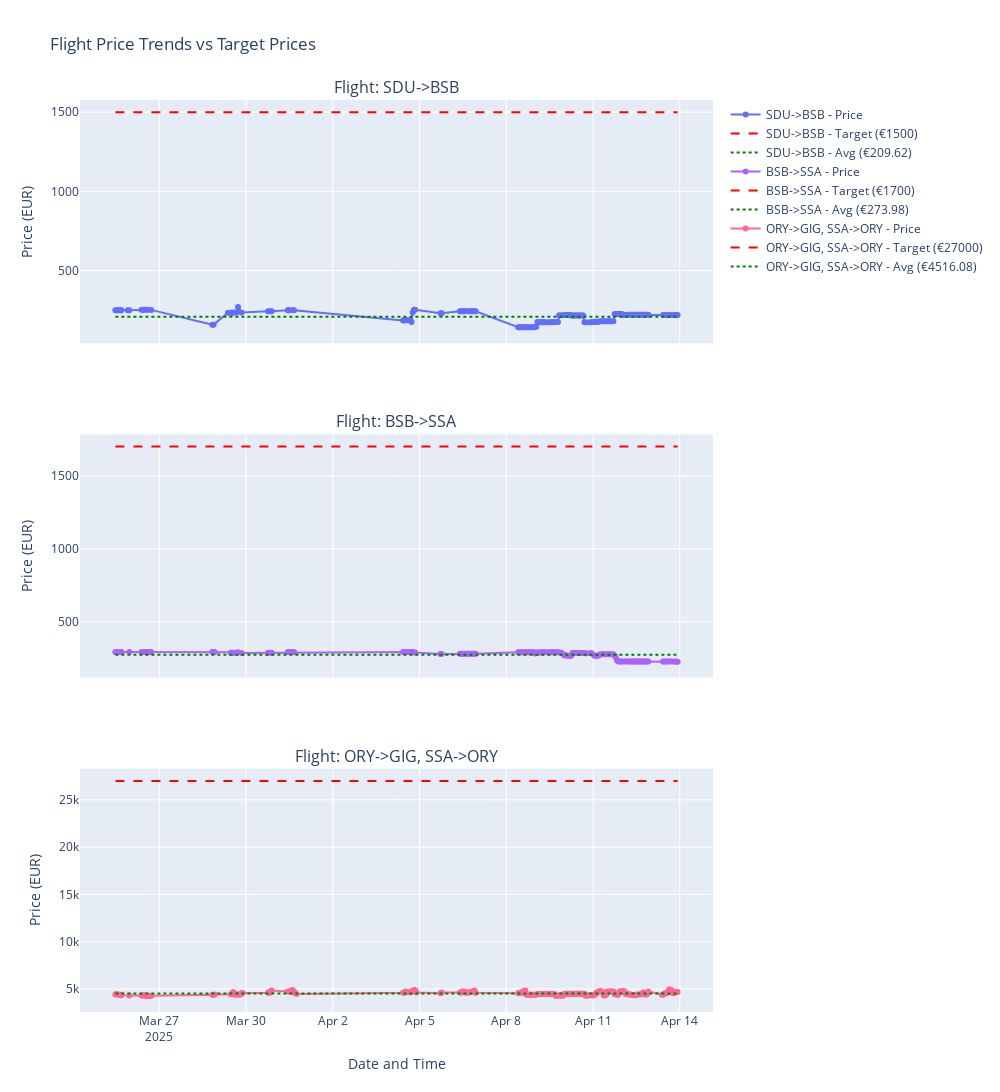

The code cell stored with this chart in its notebook:
### Markdown cell above
## Price Comparison with Target Prices

### Code cell
# Create a figure with subplots for each flight
fig = make_subplots(rows=len(unique_flights), cols=1,
                   subplot_titles=[f'Flight: {flight}' for flight in unique_flights],
                   shared_xaxes=True,
                   vertical_spacing=0.1)

# Add traces for each flight
for i, flight in enumerate(unique_flights):
    flight_data = df[df['Flight'] == flight]
    
    # Add line trace for price
    fig.add_trace(
        go.Scatter(x=flight_data['Datetime'], y=flight_data['Price_EUR'],
                  mode='lines+markers', name=f'{flight} - Price',
                  line=dict(width=2),
                  hovertemplate='Date: %{x|%Y-%m-%d %H:%M}<br>Price: €%{y:.2f}'),
        row=i+1, col=1
    )
    
    # Add horizontal line for target price
    target_price = flight_data['Target_Price'].iloc[0]
    fig.add_trace(
        go.Scatter(x=[flight_data['Datetime'].min(), flight_data['Datetime'].max()], 
                  y=[target_price, target_price], mode='lines',
                  name=f'{flight} - Target (€{target_price})',
                  line=dict(dash='dash', color='red'),
                  hoverinfo='skip'),
        row=i+1, col=1
    )
    
    # Add horizontal line for average price
    avg_price = flight_data['Price_EUR'].mean()
    fig.add_trace(
        go.Scatter(x=[flight_data['Datetime'].min(), flight_data['Datetime'].max()], 
                  y=[avg_price, avg_price], mode='lines',
                  name=f'{flight} - Avg (€{avg_price:.2f})',
                  line=dict(dash='dot', color='green'),
                  hoverinfo='skip'),
        row=i+1, col=1
    )

# Update layout
fig.update_layout(
    height=400*len(unique_flights),
    width=1000,
    title_text="Flight Price Trends vs Target Prices",
    showlegend=True,
    legend=dict(groupclick="toggleitem"),
    hovermode="closest",
    xaxis=dict(tickformat='%Y-%m-%d %H:%M')
)

# Update y-axes titles
for i in range(len(unique_flights)):
    fig.update_yaxes(title_text="Price (EUR)", row=i+1, col=1)

# Update x-axis title only for the bottom subplot
fig.update_xaxes(title_text="Date and Time", row=len(unique_flights), col=1)

# Show the plot
fig.show()

### Figure 1 — Plotly figure (JSON) as saved in the notebook; plotly's stock layout.template omitted (floating-point values rounded to 4 significant figures; data arrays with more than 128 entries replaced by an {"elided": "..."} marker saying what was removed)
{"data": [{"hovertemplate": "Date: %{x|%Y-%m-%d %H:%M}<br>Price: €%{y:.2f}", "line": {"width": 2}, "mode": "lines+markers", "name": "SDU->BSB - Price", "type": "scatter", "x": {"elided": "160 str values"}, "xaxis": "x", "y": {"elided": "160 float values"}, "yaxis": "y"}, {"hoverinfo": "skip", "line": {"color": "red", "dash": "dash"}, "mode": "lines", "name": "SDU->BSB - Target (€1500)", "type": "scatter", "x": ["2025-03-25T11:32:55", "2025-04-13T22:11:43"], "xaxis": "x", "y": [1500, 1500], "yaxis": "y"}, {"hoverinfo": "skip", "line": {"color": "green", "dash": "dot"}, "mode": "lines", "name": "SDU->BSB - Avg (€209.62)", "type": "scatter", "x": ["2025-03-25T11:32:55", "2025-04-13T22:11:43"], "xaxis": "x", "y": [209.6, 209.6], "yaxis": "y"}, {"hovertemplate": "Date: %{x|%Y-%m-%d %H:%M}<br>Price: €%{y:.2f}", "line": {"width": 2}, "mode": "lines+markers", "name": "BSB->SSA - Price", "type": "scatter", "x": {"elided": "163 str values"}, "xaxis": "x2", "y": {"elided": "163 float values"}, "yaxis": "y2"}, {"hoverinfo": "skip", "line": {"color": "red", "dash": "dash"}, "mode": "lines", "name": "BSB->SSA - Target (€1700)", "type": "scatter", "x": ["2025-03-25T11:33:10", "2025-04-13T22:12:09"], "xaxis": "x2", "y": [1700, 1700], "yaxis": "y2"}, {"hoverinfo": "skip", "line": {"color": "green", "dash": "dot"}, "mode": "lines", "name": "BSB->SSA - Avg (€273.98)", "type": "scatter", "x": ["2025-03-25T11:33:10", "2025-04-13T22:12:09"], "xaxis": "x2", "y": [274.0, 274.0], "yaxis": "y2"}, {"hovertemplate": "Date: %{x|%Y-%m-%d %H:%M}<br>Price: €%{y:.2f}", "line": {"width": 2}, "mode": "lines+markers", "name": "ORY->GIG, SSA->ORY - Price", "type": "scatter", "x": {"elided": "195 str values"}, "xaxis": "x3", "y": {"elided": "195 float values"}, "yaxis": "y3"}, {"hoverinfo": "skip", "line": {"color": "red", "dash": "dash"}, "mode": "lines", "name": "ORY->GIG, SSA->ORY - Target (€27000)", "type": "scatter", "x": ["2025-03-25T11:33:33", "2025-04-13T22:12:41"], "xaxis": "x3", "y": [27000, 27000], "yaxis": "y3"}, {"hoverinfo": "skip", "line": {"color": "green", "dash": "dot"}, "mode": "lines", "name": "ORY->GIG, SSA->ORY - Avg (€4516.08)", "type": "scatter", "x": ["2025-03-25T11:33:33", "2025-04-13T22:12:41"], "xaxis": "x3", "y": [4516.0, 4516.0], "yaxis": "y3"}], "layout": {"annotations": [{"font": {"size": 16}, "showarrow": false, "text": "Flight: SDU->BSB", "x": 0.5, "xanchor": "center", "xref": "paper", "y": 1, "yanchor": "bottom", "yref": "paper"}, {"font": {"size": 16}, "showarrow": false, "text": "Flight: BSB->SSA", "x": 0.5, "xanchor": "center", "xref": "paper", "y": 0.6333, "yanchor": "bottom", "yref": "paper"}, {"font": {"size": 16}, "showarrow": false, "text": "Flight: ORY->GIG, SSA->ORY", "x": 0.5, "xanchor": "center", "xref": "paper", "y": 0.2667, "yanchor": "bottom", "yref": "paper"}], "height": 1200, "hovermode": "closest", "legend": {"groupclick": "toggleitem"}, "showlegend": true, "title": {"text": "Flight Price Trends vs Target Prices"}, "width": 1000, "xaxis": {"anchor": "y", "domain": [0, 1], "matches": "x3", "showticklabels": false, "tickformat": "%Y-%m-%d %H:%M"}, "xaxis2": {"anchor": "y2", "domain": [0, 1], "matches": "x3", "showticklabels": false}, "xaxis3": {"anchor": "y3", "domain": [0, 1], "title": {"text": "Date and Time"}}, "yaxis": {"anchor": "x", "domain": [0.7333, 1], "title": {"text": "Price (EUR)"}}, "yaxis2": {"anchor": "x2", "domain": [0.3667, 0.6333], "title": {"text": "Price (EUR)"}}, "yaxis3": {"anchor": "x3", "domain": [0, 0.2667], "title": {"text": "Price (EUR)"}}}}
